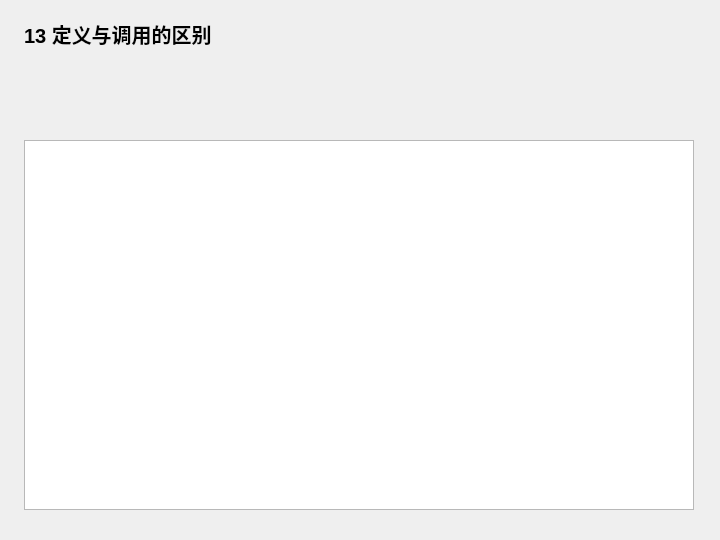
<?xml version="1.0" encoding="UTF-8"?>
<ui version="4.0">
 <class>Widget</class>
 <widget class="QWidget" name="Widget">
  <property name="geometry">
   <rect>
    <x>0</x>
    <y>0</y>
    <width>720</width>
    <height>540</height>
   </rect>
  </property>
  <property name="windowTitle">
   <string>13 定义与调用的区别</string>
  </property>
  <widget class="QLabel" name="headingLabel">
   <property name="geometry">
    <rect>
     <x>24</x>
     <y>18</y>
     <width>670</width>
     <height>32</height>
    </rect>
   </property>
   <property name="text">
    <string>13 定义与调用的区别</string>
   </property>
   <property name="font">
    <font>
     <pointsize>15</pointsize>
     <bold>true</bold>
    </font>
   </property>
  </widget>
  <widget class="QPlainTextEdit" name="outputEdit">
   <property name="geometry">
    <rect>
     <x>24</x>
     <y>140</y>
     <width>670</width>
     <height>370</height>
    </rect>
   </property>
   <property name="readOnly">
    <bool>true</bool>
   </property>
  </widget>
 </widget>
 <resources />
 <connections />
</ui>
